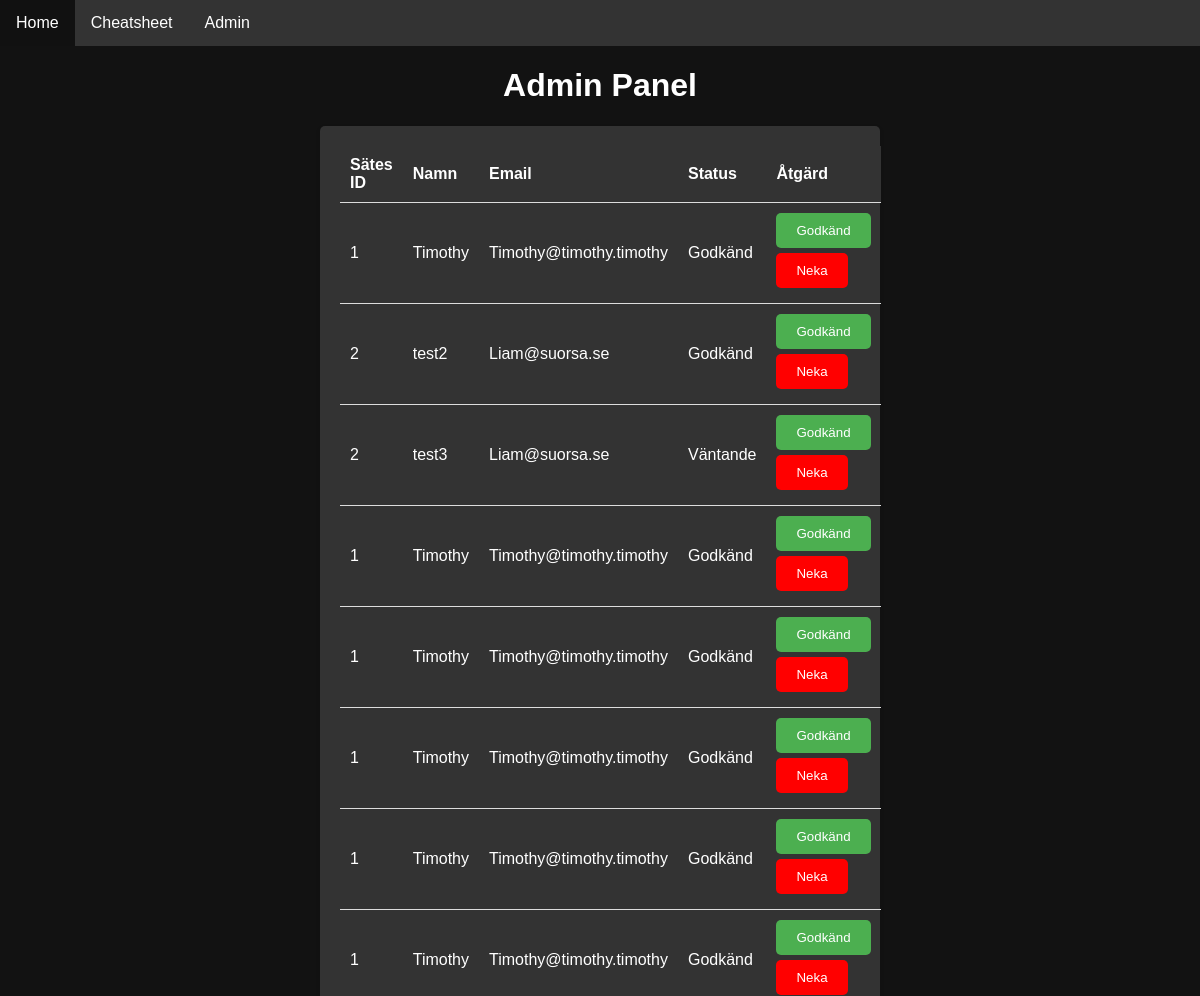
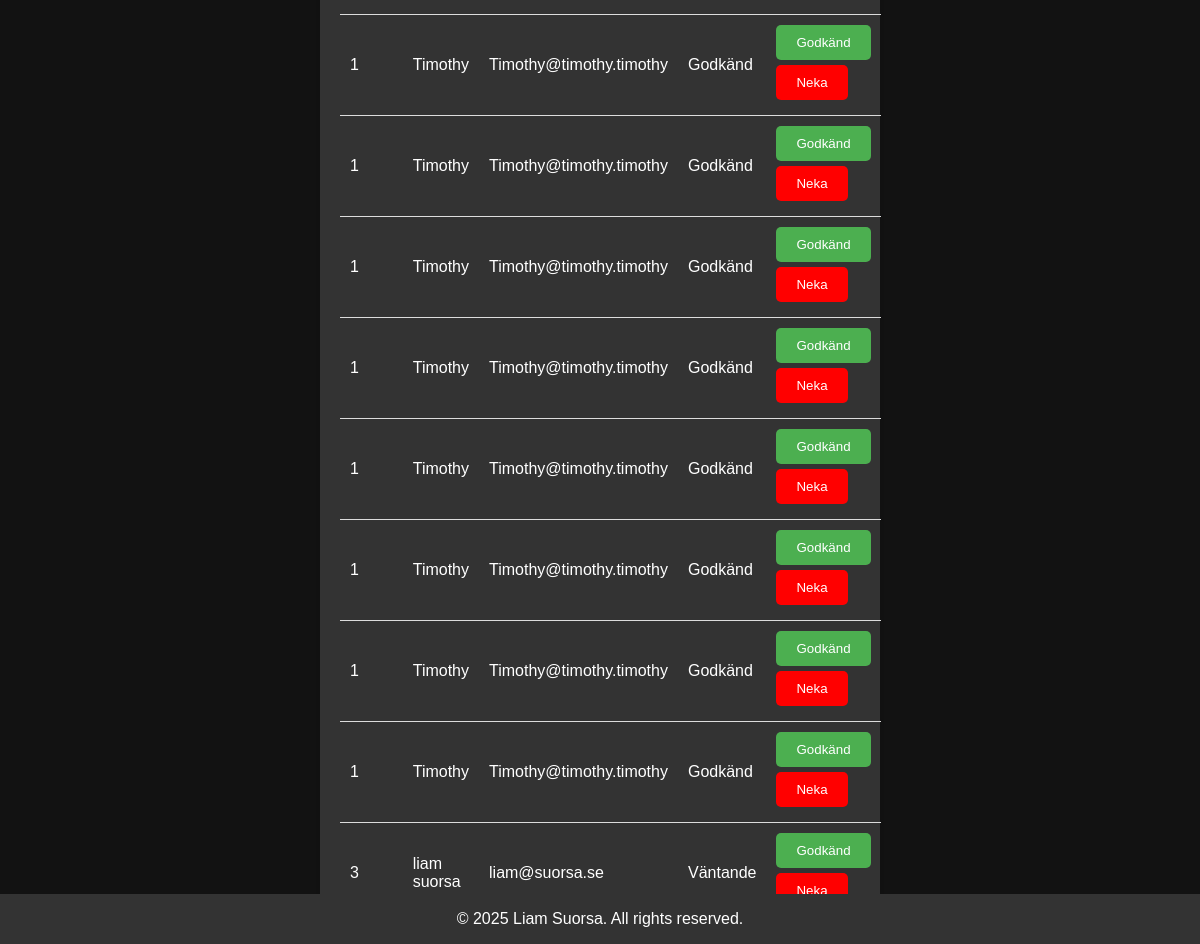
The page /admin on the database its author committed (2 pictures, top to bottom).
### tables this page shows
CREATE TABLE bookings (
                id INTEGER PRIMARY KEY AUTOINCREMENT,
                seat_id TEXT NOT NULL,
                name TEXT NOT NULL,
                email TEXT NOT NULL,
                approved BOOLEAN DEFAULT 0
            );

### main.py (the view, shortened to what this page needs)
@app.route('/admin', methods=['GET', 'POST'])
def admin():
    with sqlite3.connect('bookings.db') as conn:
        cursor = conn.cursor()
        cursor.execute('SELECT id, seat_id, name, email, approved FROM bookings')
        bookings = cursor.fetchall()
    return render_template('admin.html', bookings=bookings)

### templates/admin.html (shortened to what this page needs)
{% extends "base.html" %}
{% block head %}
    <link rel="stylesheet" href="{{ url_for('static', filename='css/admin.css') }}">
{% endblock %}
{% block content %}
<ul>
    <li><a href="{{ url_for('home') }}">Home</a></li>
    <li><a href="{{ url_for('cheat') }}">Cheatsheet</a></li>
    <li><a href="{{ url_for('admin') }}">Admin</a></li>
  </ul>
<h1 class="center-text">Admin Panel</h1>
<div class="table-container">
    <table>
        <tr>
            <th>Sätes ID</th>
            <th>Namn</th>
            <th>Email</th>
            <th>Status</th>
            <th>Åtgärd</th>
        </tr>
        {% for booking in bookings %}
        <tr>
            <td data-label="Sätes ID">{{ booking[1] }}</td>
            <td data-label="Namn">{{ booking[2] }}</td>
            <td data-label="Email">{{ booking[3] }}</td>
            <td data-label="Status">{{ 'Godkänd' if booking[4] else 'Väntande' }}</td>
            <td data-label="Åtgärd">
                <form method="POST">
                    <button type="submit" name="action" value="approve">Godkänd</button>
                    <button type="submit" name="action" value="reject">Neka</button>
                </form>
            </td>
        </tr>
        {% endfor %}
    </table>
</div>
{% endblock %}

### templates/base.html (shortened to what this page needs)
<!DOCTYPE html>
<html lang="en">
<head>
    {% block head %}
    {% endblock %}
    <link rel="stylesheet" href="{{ url_for('static', filename='css/base.css') }}">
</head>
<body>
{% block content %}{% endblock %}</h1>
    <footer>
        <p>&copy; 2025 Liam Suorsa. All rights reserved.</p>
    </footer>
</body>
</html>

### static/css/admin.css (style rules this page uses)
ul { list-style-type: none; margin: 0; padding: 0; overflow: hidden; background-color: #333; }
li { float: left; }
li a { display: block; color: white; text-align: center; padding: 14px 16px; text-decoration: none; }
.center-text { text-align: center; }
body { background-color: #121212; font-family: Arial, sans-serif; margin: 0; padding: 0; color: #fff; }
.table-container { max-width: 520px; margin: 0 auto; padding: 20px; background-color: #333; border-radius: 5px; box-shadow: 0 2px 5px rgba(0, 0, 0, 0.1); }
table { width: 100%; border-collapse: collapse; }
th, td { padding: 10px; text-align: left; border-bottom: 1px solid #ddd; }
th { background-color: #333; }
button { display: inline-block; border: none; padding: 10px 20px; color: #fff; text-decoration: none; border-radius: 5px; transition: background-color 0.3s; margin-bottom: 5px; }
button[name="action"][value="approve"] { background-color: #4CAF50; }
button[name="action"][value="reject"] { background-color: #FF0000; }

### static/css/base.css (style rules this page uses)
footer { background-color: #333; color: white; text-align: center; padding: 0px 0; position: fixed; left: 0; bottom: 0; width: 100%; }

### rows shown on the page
bookings: seat "1", name "Timothy", email "Timothy@timothy.timothy", approved "Godkänd"
bookings: seat "2", name "test2", email "Liam@suorsa.se", approved "Godkänd"
bookings: seat "2", name "test3", email "Liam@suorsa.se", approved "Väntande"
bookings: seat "1", name "Timothy", email "Timothy@timothy.timothy", approved "Godkänd"
bookings: seat "1", name "Timothy", email "Timothy@timothy.timothy", approved "Godkänd"
bookings: seat "1", name "Timothy", email "Timothy@timothy.timothy", approved "Godkänd"
bookings: seat "1", name "Timothy", email "Timothy@timothy.timothy", approved "Godkänd"
bookings: seat "1", name "Timothy", email "Timothy@timothy.timothy", approved "Godkänd"
bookings: seat "1", name "Timothy", email "Timothy@timothy.timothy", approved "Godkänd"
bookings: seat "1", name "Timothy", email "Timothy@timothy.timothy", approved "Godkänd"
bookings: seat "1", name "Timothy", email "Timothy@timothy.timothy", approved "Godkänd"
bookings: seat "1", name "Timothy", email "Timothy@timothy.timothy", approved "Godkänd"
bookings: seat "1", name "Timothy", email "Timothy@timothy.timothy", approved "Godkänd"
bookings: seat "1", name "Timothy", email "Timothy@timothy.timothy", approved "Godkänd"
bookings: seat "1", name "Timothy", email "Timothy@timothy.timothy", approved "Godkänd"
bookings: seat "1", name "Timothy", email "Timothy@timothy.timothy", approved "Godkänd"
bookings: seat "3", name "liam suorsa", email "liam@suorsa.se", approved "Väntande"
